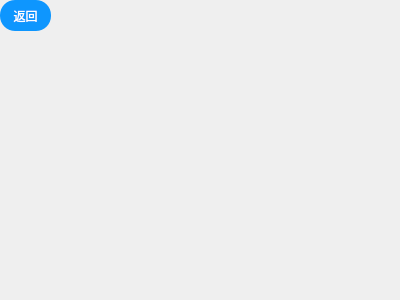
<?xml version="1.0" encoding="UTF-8"?>
<ui version="4.0">
 <class>c_lvzhihe</class>
 <widget class="QDialog" name="c_lvzhihe">
  <property name="geometry">
   <rect>
    <x>0</x>
    <y>0</y>
    <width>400</width>
    <height>300</height>
   </rect>
  </property>
  <property name="windowTitle">
   <string>Dialog</string>
  </property>
  <widget class="QPushButton" name="pushButton">
   <property name="geometry">
    <rect>
     <x>0</x>
     <y>0</y>
     <width>51</width>
     <height>31</height>
    </rect>
   </property>
   <property name="styleSheet">
    <string notr="true">QPushButton
{
    font-family:Microsoft Yahei;
    font:=20px;
    color:white;
    background-color:rgb(14 , 150 , 254);
    border-radius:15px;
    height:20px;
    width:20px;
}

QPushButton:hover
{
    background-color:rgb(44 , 137 , 255);
}

QPushButton:pressed
{
    background-color:rgb(14 , 150 , 254);
    padding-left:3px;
    padding-top:3px;
}</string>
   </property>
   <property name="text">
    <string>返回</string>
   </property>
  </widget>
 </widget>
 <resources/>
 <connections/>
</ui>
